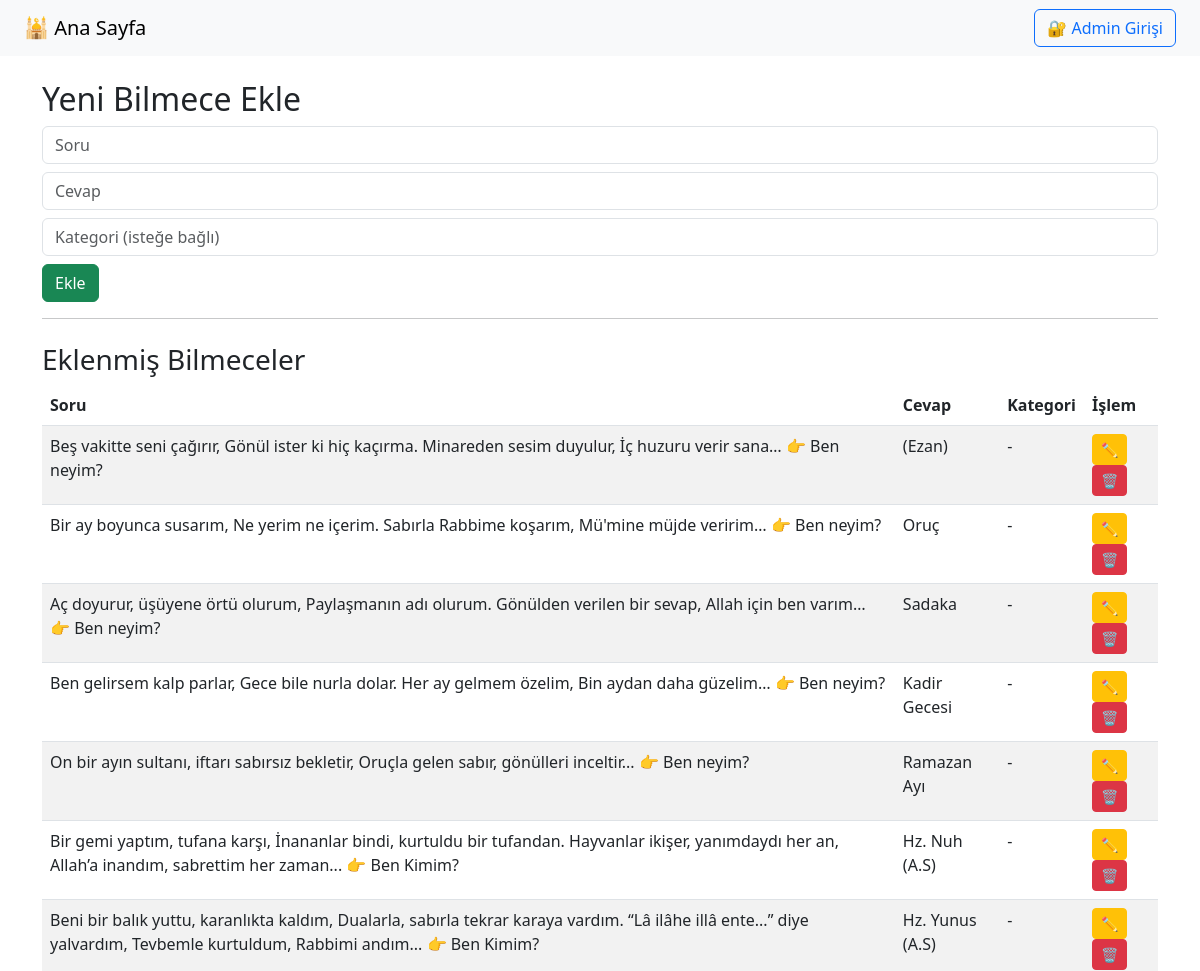
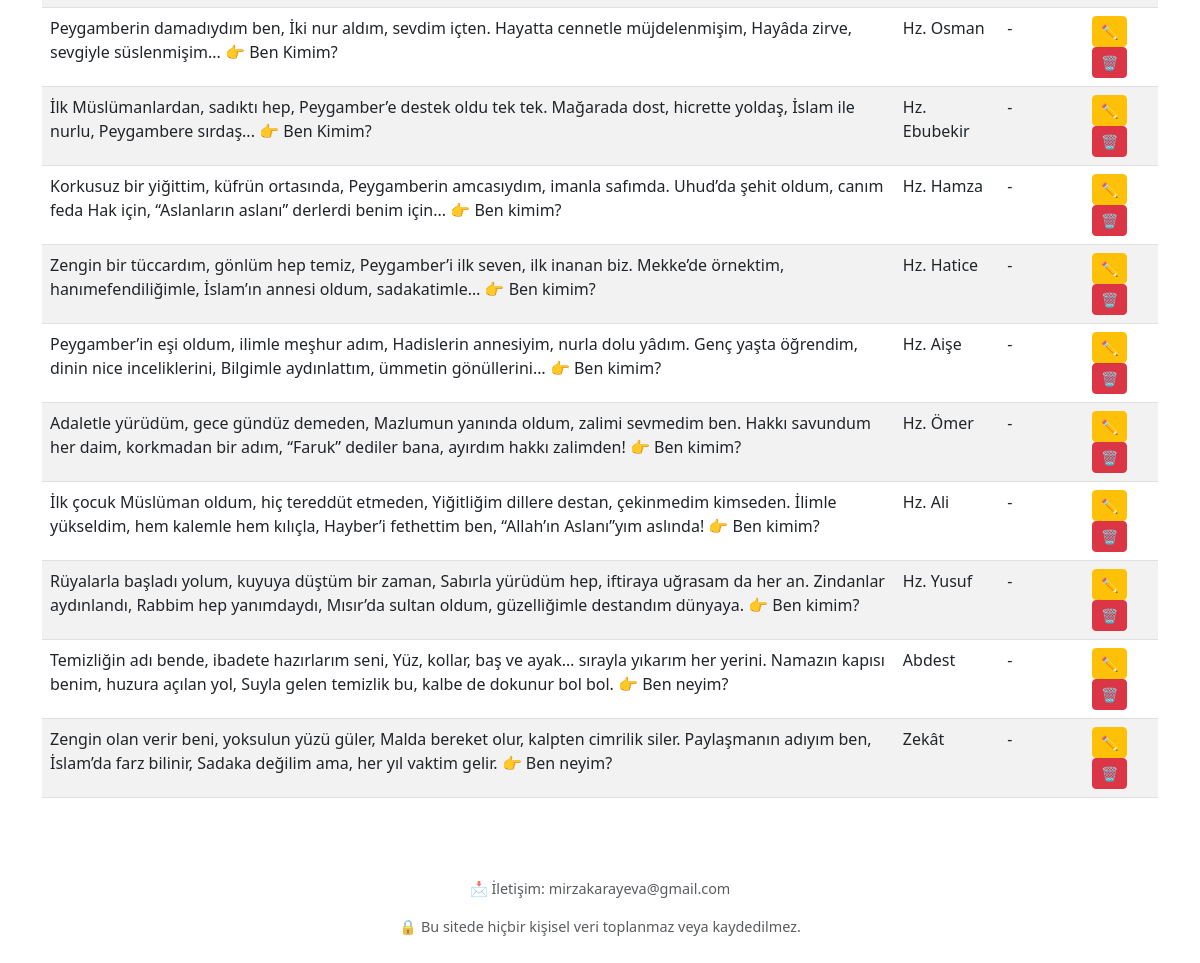
The app's page /admin/bilmeceler (signed in) with its own data (2 pictures, top to bottom).
### app/models.py (models this page shows)
class Bilmeceler(db.Model):
    id = db.Column(db.Integer, primary_key=True)
    soru = db.Column(db.String(255), nullable=False)
    cevap = db.Column(db.String(255), nullable=False)
    kategori = db.Column(db.String(100))  # örn: 'Hayvanlar', 'Ramazan', 'Eğlenceli'

### app/admin_routes.py (the view, shortened to what this page needs)
@admin.route("/admin/bilmeceler", methods=["GET", "POST"])
def admin_bilmeceler():
    if not session.get("admin"):
        return redirect(url_for("admin.admin_login"))
    bilmeceler = Bilmeceler.query.all()
    return render_template("admin_bilmeceler.html", bilmeceler=bilmeceler)

### app/templates/admin_bilmeceler.html
{% extends 'base.html' %}
{% block content %}
<h2>Yeni Bilmece Ekle</h2>
<form method="post">
    <input type="text" name="soru" class="form-control" placeholder="Soru" required>
    <input type="text" name="cevap" class="form-control mt-2" placeholder="Cevap" required>
    <input type="text" name="kategori" class="form-control mt-2" placeholder="Kategori (isteğe bağlı)">
    <button type="submit" class="btn btn-success mt-2">Ekle</button>
</form>
<hr>
<h3 class="mt-4">Eklenmiş Bilmeceler</h3>
<div class="table-responsive">
    <table class="table table-striped">
        <thead>
            <tr>
                <th>Soru</th>
                <th>Cevap</th>
                <th>Kategori</th>
                <th>İşlem</th>
            </tr>
        </thead>
        <tbody>
            {% for bilmece in bilmeceler %}
            <tr>
                <td>{{ bilmece.soru }}</td>
                <td>{{ bilmece.cevap }}</td>
                <td>{{ bilmece.kategori or "-" }}</td>
                <td>
                    <a href="{{ url_for('admin.admin_bilmece_duzenle', id=bilmece.id) }}" class="btn btn-sm btn-warning">✏️</a>
                    <a href="{{ url_for('admin.admin_bilmece_sil', id=bilmece.id) }}" class="btn btn-sm btn-danger" onclick="return confirm('Bu bilmeceyi silmek istediğine emin misin?')">🗑</a>
                </td>
            </tr>
            {% endfor %}
        </tbody>
    </table>
</div>
{% endblock %}

### records on screen
Bilmeceler: soru "Beş vakitte seni çağırır, Gönül ister ki hiç kaçırma. Minareden sesim duyulur, İç huzuru verir sana… 👉 Ben neyim?", cevap "(Ezan)", kategori "-"
Bilmeceler: soru "Bir ay boyunca susarım, Ne yerim ne içerim. Sabırla Rabbime koşarım, Mü'mine müjde veririm… 👉 Ben neyim?", cevap "Oruç", kategori "-"
Bilmeceler: soru "Aç doyurur, üşüyene örtü olurum, Paylaşmanın adı olurum. Gönülden verilen bir sevap, Allah için ben varım… 👉 Ben neyim?", cevap "Sadaka", kategori "-"
Bilmeceler: soru "Ben gelirsem kalp parlar, Gece bile nurla dolar. Her ay gelmem özelim, Bin aydan daha güzelim… 👉 Ben neyim?", cevap "Kadir Gecesi", kategori "-"
Bilmeceler: soru "On bir ayın sultanı, iftarı sabırsız bekletir, Oruçla gelen sabır, gönülleri inceltir... 👉 Ben neyim?", cevap "Ramazan Ayı", kategori "-"
Bilmeceler: soru "Bir gemi yaptım, tufana karşı, İnananlar bindi, kurtuldu bir tufandan. Hayvanlar ikişer, yanımdaydı her an, Allah’a inandım, sabrettim her zaman... 👉 Ben Kimim?", cevap "Hz. Nuh (A.S)", kategori "-"
Bilmeceler: soru "Beni bir balık yuttu, karanlıkta kaldım, Dualarla, sabırla tekrar karaya vardım. “Lâ ilâhe illâ ente...” diye yalvardım, Tevbemle kurtuldum, Rabbimi andım... 👉 Ben Kimim?", cevap "Hz. Yunus (A.S)", kategori "-"
Bilmeceler: soru "Peygamberin damadıydım ben, İki nur aldım, sevdim içten. Hayatta cennetle müjdelenmişim, Hayâda zirve, sevgiyle süslenmişim... 👉 Ben Kimim?", cevap "Hz. Osman", kategori "-"
Bilmeceler: soru "İlk Müslümanlardan, sadıktı hep, Peygamber’e destek oldu tek tek. Mağarada dost, hicrette yoldaş, İslam ile nurlu, Peygambere sırdaş... 👉 Ben Kimim?", cevap "Hz. Ebubekir", kategori "-"
Bilmeceler: soru "Korkusuz bir yiğittim, küfrün ortasında, Peygamberin amcasıydım, imanla safımda. Uhud’da şehit oldum, canım feda Hak için, “Aslanların aslanı” derlerdi benim için... 👉 Ben kimim?", cevap "Hz. Hamza", kategori "-"
Bilmeceler: soru "Zengin bir tüccardım, gönlüm hep temiz, Peygamber’i ilk seven, ilk inanan biz. Mekke’de örnektim, hanımefendiliğimle, İslam’ın annesi oldum, sadakatimle… 👉 Ben kimim?", cevap "Hz. Hatice", kategori "-"
Bilmeceler: soru "Peygamber’in eşi oldum, ilimle meşhur adım, Hadislerin annesiyim, nurla dolu yâdım. Genç yaşta öğrendim, dinin nice inceliklerini, Bilgimle aydınlattım, ümmetin gönüllerini… 👉 Ben kimim?", cevap "Hz. Aişe", kategori "-"
Bilmeceler: soru "Adaletle yürüdüm, gece gündüz demeden, Mazlumun yanında oldum, zalimi sevmedim ben. Hakkı savundum her daim, korkmadan bir adım, “Faruk” dediler bana, ayırdım hakkı zalimden! 👉 Ben kimim?", cevap "Hz. Ömer", kategori "-"
Bilmeceler: soru "İlk çocuk Müslüman oldum, hiç tereddüt etmeden, Yiğitliğim dillere destan, çekinmedim kimseden. İlimle yükseldim, hem kalemle hem kılıçla, Hayber’i fethettim ben, “Allah’ın Aslanı”yım aslında! 👉 Ben kimim?", cevap "Hz. Ali", kategori "-"
Bilmeceler: soru "Rüyalarla başladı yolum, kuyuya düştüm bir zaman, Sabırla yürüdüm hep, iftiraya uğrasam da her an. Zindanlar aydınlandı, Rabbim hep yanımdaydı, Mısır’da sultan oldum, güzelliğimle destandım dünyaya. 👉 Ben kimim?", cevap "Hz. Yusuf", kategori "-"
Bilmeceler: soru "Temizliğin adı bende, ibadete hazırlarım seni, Yüz, kollar, baş ve ayak… sırayla yıkarım her yerini. Namazın kapısı benim, huzura açılan yol, Suyla gelen temizlik bu, kalbe de dokunur bol bol. 👉 Ben neyim?", cevap "Abdest", kategori "-"
Bilmeceler: soru "Zengin olan verir beni, yoksulun yüzü güler, Malda bereket olur, kalpten cimrilik siler. Paylaşmanın adıyım ben, İslam’da farz bilinir, Sadaka değilim ama, her yıl vaktim gelir. 👉 Ben neyim?", cevap "Zekât", kategori "-"
